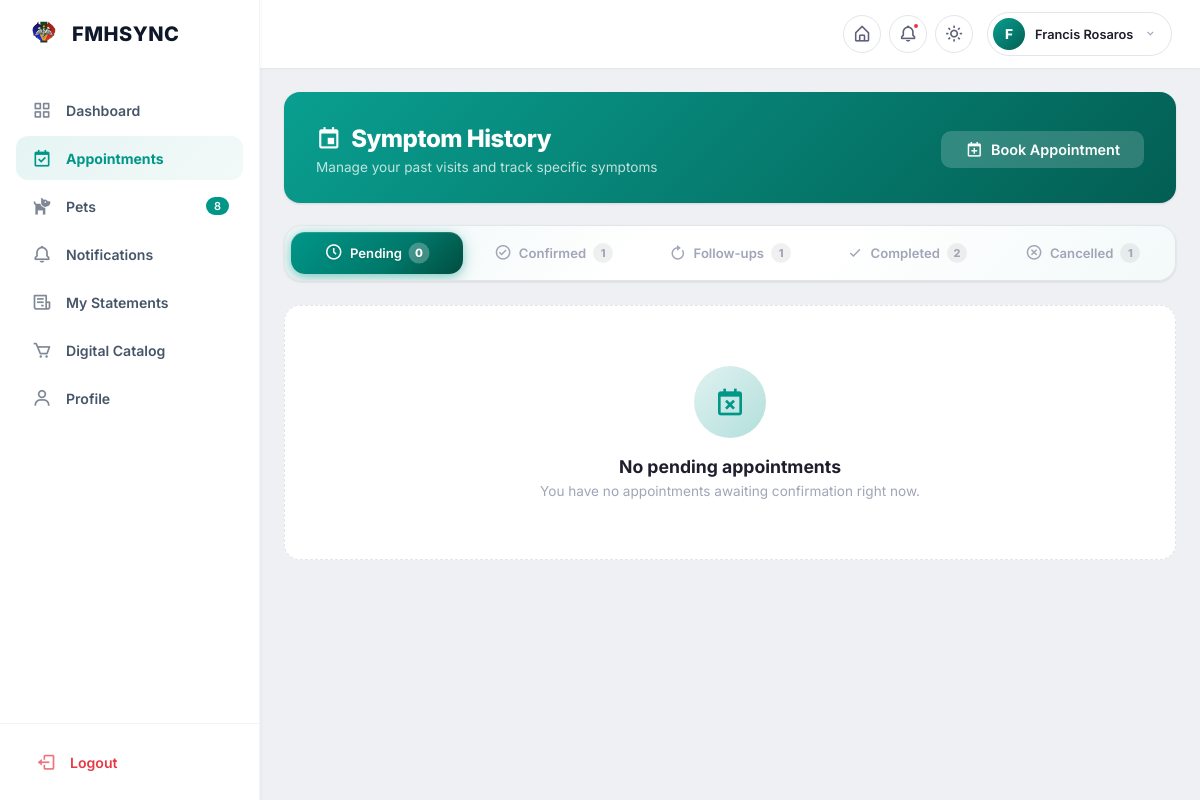
The app's page /appointments/my/ (signed in), older data.
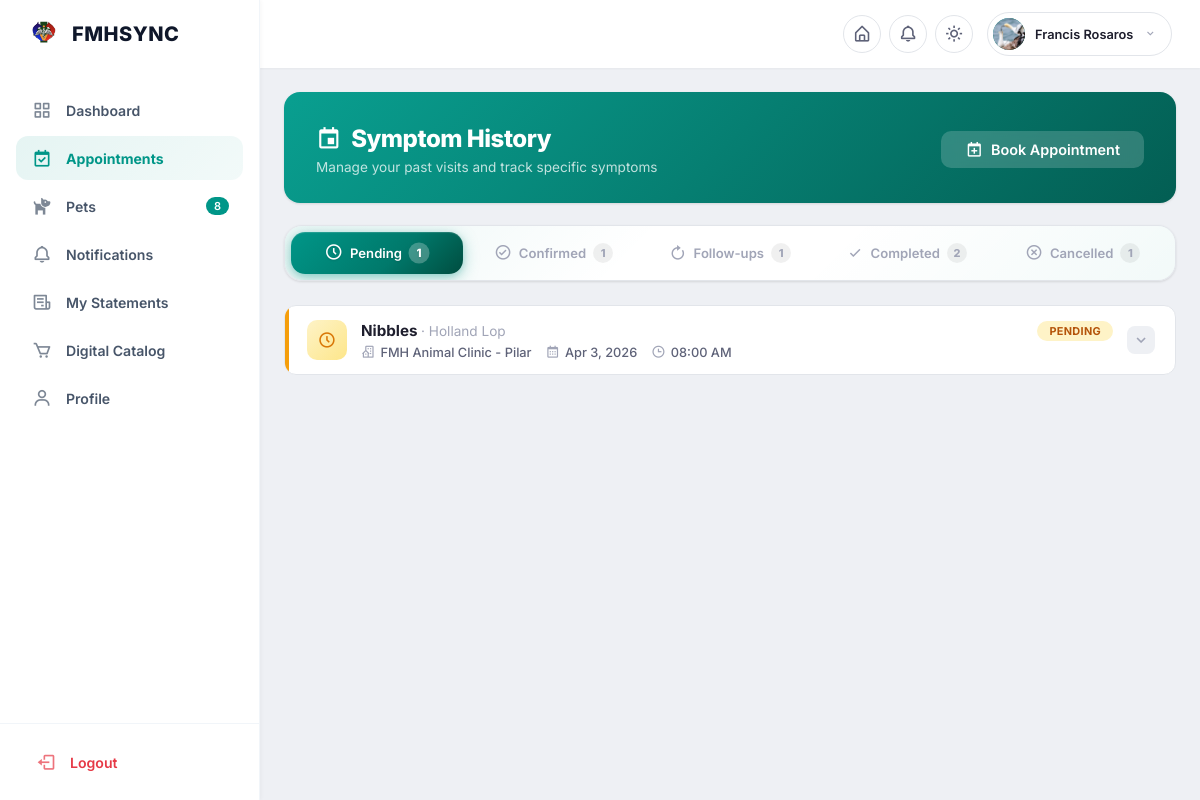
The same page, newer data.
### accounts/models.py (models this page shows, shortened)
class User(AbstractUser):
    assigned_role = models.ForeignKey(
        'accounts.Role',
        on_delete=models.SET_NULL,
        null=True,
        blank=True,
        related_name='users',
        help_text='Custom role with granular permissions'
    )
    branch = models.ForeignKey(
        'branches.Branch',
        on_delete=models.SET_NULL,
        null=True,
        blank=True,
        related_name='branch_users',
        help_text='The branch this user belongs to.',
    )
    profile_picture = models.ImageField(
        upload_to='profiles/',
        blank=True,
        null=True,
        help_text='Profile picture for the user'
    )
    phone_number = models.CharField(max_length=20, blank=True)
    address = models.TextField(
        blank=True, help_text='Full address of the pet owner')
    def is_pet_owner(self):
        if self.is_superuser:
            return False
        if self.assigned_role:
            return not self.assigned_role.is_staff_role
        return True  # Default to pet owner for safety if no role assigned
    def get_display_role(self):
        if self.is_superuser:
            return 'Super Administrator'
        if self.assigned_role:
            return self.assigned_role.name
        return 'Pet Owner'
    class Meta:
        ordering = ['username']

### appointments/models.py (models this page shows, shortened)
class Appointment(models.Model):
    class Source(models.TextChoices):
        WALKIN = 'WALKIN', 'Walk-in (Guest)'
        PORTAL = 'PORTAL', 'Portal (Registered User)'
    class Status(models.TextChoices):
        PENDING = 'PENDING', 'Pending'
        CONFIRMED = 'CONFIRMED', 'Confirmed'
        CANCELLED = 'CANCELLED', 'Cancelled'
        COMPLETED = 'COMPLETED', 'Completed'
    class Reason(models.TextChoices):
        GENERAL = 'GENERAL', 'General Consultation'
        ROUTINE = 'ROUTINE', 'Routine Check-up'
        VACCINATION = 'VACCINATION', 'Vaccination'
        SURGERY = 'SURGERY', 'Surgery'
        EMERGENCY = 'EMERGENCY', 'Emergency'
        OTHER = 'OTHER', 'Other'
    owner_name = models.CharField(max_length=200)
    owner_email = models.EmailField(blank=True)
    owner_phone = models.CharField(max_length=20, blank=True)
    owner_address = models.TextField(blank=True, help_text='Full address of the owner')
    pet_name = models.CharField(max_length=150)
    pet_species = models.CharField(max_length=60, blank=True, help_text='e.g. Dog, Cat, Bird')
    pet_breed = models.CharField(max_length=150, blank=True)
    pet_dob = models.CharField(max_length=50, blank=True, null=True, help_text='Date of birth (YYYY-MM-DD)')
    pet_sex = models.CharField(max_length=10, blank=True)
    pet_color = models.CharField(max_length=60, blank=True)
    pet_symptoms = models.TextField(
        blank=True, help_text='Specific symptoms recorded for this visit')
    pet = models.ForeignKey(
        'patients.Pet',
        on_delete=models.SET_NULL,
        null=True,
        blank=True,
        related_name='appointments',
        help_text='Link to a registered pet profile, if available.',
    )
    branch = models.ForeignKey(
        Branch,
        on_delete=models.CASCADE,
        related_name='appointments',
    )
    preferred_vet = models.ForeignKey(
        StaffMember,
        on_delete=models.SET_NULL,
        null=True,
        blank=True,
        related_name='appointments',
        limit_choices_to={'position': StaffMember.Position.VETERINARIAN},
    )
    appointment_date = models.DateField()
    appointment_time = models.TimeField()
    reason_for_visit = models.ForeignKey(
        'settings.ReasonForVisit',
        on_delete=models.SET_NULL,
        null=True,
        blank=True,
        related_name='appointments',
        help_text='Reason for the appointment visit',
    )
    reason = models.CharField(
        max_length=20,
        choices=Reason.choices,
        default=Reason.GENERAL,
        blank=True,
        help_text='Legacy reason field - use reason_for_visit instead',
    )
    source = models.CharField(
        max_length=10,
        choices=Source.choices,
        default=Source.WALKIN,
    )
    status = models.CharField(
        max_length=10,
        choices=Status.choices,
        default=Status.PENDING,
    )
    is_returning_customer = models.BooleanField(default=False)
    user = models.ForeignKey(
        'accounts.User',
        on_delete=models.SET_NULL,
        null=True,
        blank=True,
        related_name='appointments',
    )
    sale = models.ForeignKey(
        'pos.Sale',
        on_delete=models.SET_NULL,
        null=True,
        blank=True,
        related_name='appointments',
        help_text='Linked sale transaction when appointment is billed',
    )
    notes = models.TextField(blank=True, help_text='Additional notes')
    created_at = models.DateTimeField(auto_now_add=True)
    updated_at = models.DateTimeField(auto_now=True)
    class Meta:
        ordering = ['-appointment_date', '-appointment_time']
        indexes = [
            models.Index(fields=['appointment_date', 'appointment_time']),
            models.Index(fields=['status']),
            models.Index(fields=['appointment_date', 'status']),
            models.Index(fields=['branch', 'appointment_date']),
            models.Index(fields=['created_at']),
        ]
    def time_display(self):
        if not self.appointment_time:
            return ''
        if self.appointment_time.hour == 9 and self.appointment_time.minute == 0:
            return 'Morning'
        elif self.appointment_time.hour == 14 and self.appointment_time.minute == 0:
            return 'Afternoon'
        else:
            return self.appointment_time.strftime('%I:%M %p')
    @property
    def appointment_time_display(self):
        return self.time_display()

### branches/models.py (models this page shows, shortened)
class Branch(models.Model):
    name = models.CharField(max_length=150, unique=True, help_text="Branch name (e.g. Downtown Clinic)")
    branch_code = models.CharField(max_length=50, unique=True, blank=True, null=True)
    phone_number = models.CharField(max_length=20)
    email = models.EmailField(blank=True, null=True)
    address = models.CharField(max_length=255)
    city = models.CharField(max_length=100)
    state = models.CharField(max_length=100)
    zip_code = models.CharField(max_length=20)
    clinic_license_number = models.CharField(
        max_length=100, blank=True,
        help_text='Clinic/branch registration or license number'
    )
    operating_hours = models.TextField(blank=True, null=True, help_text="e.g. Mon-Fri: 8am-6pm, Sat: 9am-2pm")
    is_active = models.BooleanField(default=True)
    google_maps_embed_url = models.URLField(
        max_length=1000,
        blank=True,
        help_text='Google Maps embed URL for iframe display'
    )
    google_maps_link = models.URLField(
        max_length=500,
        blank=True,
        help_text='Direct link to Google Maps location'
    )
    facebook_url = models.URLField(max_length=500, blank=True, help_text='Facebook page URL')
    instagram_url = models.URLField(max_length=500, blank=True, help_text='Instagram profile URL')
    messenger_url = models.URLField(max_length=500, blank=True, help_text='Facebook Messenger URL')
    tiktok_url = models.URLField(max_length=500, blank=True, help_text='TikTok profile URL')
    display_order = models.PositiveIntegerField(
        default=0,
        help_text='Order for contact page display (lower = first)'
    )
    badge_label = models.CharField(
        max_length=50,
        blank=True,
        help_text="Display badge (e.g., 'Main Branch', 'New!')"
    )
    created_at = models.DateTimeField(auto_now_add=True)
    updated_at = models.DateTimeField(auto_now=True)
    class Meta:
        verbose_name_plural = 'Branches'
        ordering = ['name']

### appointments/views.py (the view)
# urls.py: path('my/', views.my_appointments, name='my_appointments'),
@login_required
def my_appointments(request):
    base_appts = Appointment.objects.filter(
        user=request.user, pet__isnull=False).select_related('branch', 'preferred_vet', 'pet', 'pet__owner')
    pending_appts = base_appts.filter(status=Appointment.Status.PENDING)
    confirmed_appts = base_appts.filter(status=Appointment.Status.CONFIRMED)
    completed_appts = base_appts.filter(status=Appointment.Status.COMPLETED)
    cancelled_appts = base_appts.filter(status=Appointment.Status.CANCELLED)
    follow_ups = FollowUp.objects.filter(
        appointment__user=request.user
    ).select_related('appointment', 'appointment__pet')
    context = {
        'pending_appts': pending_appts,
        'confirmed_appts': confirmed_appts,
        'completed_appts': completed_appts,
        'cancelled_appts': cancelled_appts,
        'follow_ups': follow_ups,
    }
    return render(request, 'appointments/appointments_user.html', context)

### employees/models.py (called while the page is built)
    @property
    def full_name(self):
        return f'{self.first_name} {self.last_name}'

### inquiries/context_processors.py (called while the page is built)
def new_inquiry_count(request):
    if request.user.is_authenticated:
        if hasattr(request.user, 'assigned_role') and request.user.assigned_role:
            role_code = request.user.assigned_role.code
            if role_code in ['admin', 'branch_admin', 'super_admin']:
                try:
                    count = Inquiry.objects.filter(status='NEW').count()
                    return {'new_inquiry_count': count}
                except Exception:
                    pass
    return {'new_inquiry_count': 0}

### notifications/context_processors.py (called while the page is built)
def unread_notifications(request):
    if request.user.is_authenticated:
        unread_qs = Notification.objects.filter(
            user=request.user,
            is_read=False
        ).order_by('-created_at')
        notifications = list(unread_qs[:5])
        unread_count = unread_qs.count()
        return {
            'recent_notifications': notifications,
            'unread_notifications_count': unread_count
        }
    return {}

### templates/appointments/appointments_user.html (shortened to what this page needs)
{% extends 'base/portal_user.html' %}
{% load record_filters %}
{% block content %}
{% url 'appointments:portal_book' as book_url %}
{% include "components/page_hero.html" with title="Symptom History" icon="bx-calendar-event" subtitle="Manage your past visits and track specific symptoms" action_url=book_url action_label="Book Appointment" action_icon="bx-calendar-plus" icons_theme="pets" %}
<div class="c-tab-bar" id="appointmentTabs">
  <div class="c-tab-bar__glow"></div>
  <button class="c-tab-btn active" data-tab="pending" id="tab-btn-pending" type="button">
    <i class='bx bx-time-five c-tab-btn__icon'></i>
    <span class="c-tab-btn__label">Pending</span>
    <span class="c-tab-btn__badge">{{ pending_appts.count }}</span>
  </button>
  <button class="c-tab-btn" data-tab="confirmed" id="tab-btn-confirmed" type="button">
    <i class='bx bx-check-circle c-tab-btn__icon'></i>
    <span class="c-tab-btn__label">Confirmed</span>
    <span class="c-tab-btn__badge">{{ confirmed_appts.count }}</span>
  </button>
  <button class="c-tab-btn" data-tab="followups" id="tab-btn-followups" type="button">
    <i class='bx bx-revision c-tab-btn__icon'></i>
    <span class="c-tab-btn__label">Follow-ups</span>
    <span class="c-tab-btn__badge">{{ follow_ups.count }}</span>
  </button>
  <button class="c-tab-btn" data-tab="completed" id="tab-btn-completed" type="button">
    <i class='bx bx-check c-tab-btn__icon'></i>
    <span class="c-tab-btn__label">Completed</span>
    <span class="c-tab-btn__badge">{{ completed_appts.count }}</span>
  </button>
  <button class="c-tab-btn" data-tab="cancelled" id="tab-btn-cancelled" type="button">
    <i class='bx bx-x-circle c-tab-btn__icon'></i>
    <span class="c-tab-btn__label">Cancelled</span>
    <span class="c-tab-btn__badge">{{ cancelled_appts.count }}</span>
  </button>
</div>
<div class="appt-tab-content active" id="tab-pending">
  {% if pending_appts %}
    <div class="appt-card-list">
    {% for appt in pending_appts %}
      <div class="appt-card" style="animation-delay: {{ forloop.counter0 }}s;">
        <div class="appt-card-accent pending"></div>
        <div class="appt-card-inner">
          <div class="appt-card-header">
            <div class="appt-card-icon pending">
              <i class='bx bx-time-five'></i>
            </div>
            <div class="appt-card-summary">
              <div class="appt-card-top">
                <h3>{{ appt.pet_name }} {% if appt.pet_breed %}<span class="appt-card-breed">· {{ appt.pet_breed }}</span>{% endif %}</h3>
                <span class="appt-status-pill pending">{{ appt.get_status_display }}</span>
              </div>
              <div class="appt-card-meta">
                <span><i class='bx bx-building-house'></i> {{ appt.branch.name }}</span>
                <span><i class='bx bx-calendar'></i> {{ appt.appointment_date|date:"M j, Y" }}</span>
                <span><i class='bx bx-time'></i> {{ appt.appointment_time_display }}</span>
              </div>
            </div>
            <i class='bx bx-chevron-down appt-toggle-icon'></i>
          </div>
        </div>
      </div>
    {% endfor %}
    </div>
  {% else %}
    <div class="appt-empty">
      <div class="appt-empty-icon"><i class='bx bx-calendar-x'></i></div>
      <h3>No pending appointments</h3>
      <p>You have no appointments awaiting confirmation right now.</p>
    </div>
  {% endif %}
</div>
{% endblock %}

### templates/base/portal_user.html (shortened to what the changed rows need)
{% load static %}
<!DOCTYPE html>
<html lang="en">
<head>
  <link href="https://unpkg.com/boxicons@2.1.4/css/boxicons.min.css" rel="stylesheet">
  <link rel="stylesheet" href="{% static 'css/base/messages.css' %}">
  <link rel="stylesheet" href="{% static 'css/base/searchable-dropdown.css' %}">
  <link rel="stylesheet" href="{% static 'css/accounts/portal_shared.css' %}">
  <link rel="stylesheet" href="{% static 'css/accounts/portal_user.css' %}">
  <link rel="stylesheet" href="{% static 'css/accounts/dashboard.css' %}">
  <link rel="stylesheet" href="{% static 'css/components/tab_bar.css' %}">
  <link rel="stylesheet" href="{% static 'css/components/filter_bar.css' %}">
  <link rel="stylesheet" href="{% static 'css/components/modern_pagination.css' %}">
</head>
<body class="user-portal">
<div class="portal-wrapper" id="portalWrapper">
    <header class="topbar">
    <div class="topbar-right">
      <div class="topbar-notif-container" style="position: relative;">
        <button class="topbar-icon-btn" id="notifDropdownBtn" title="Notifications">
          <i class='bx bx-bell'></i>
          {% if unread_notifications_count > 0 %}
          <span class="notif-dot"></span>
          {% endif %}
        </button>
      </div>
      <div class="topbar-profile-container">
        <div class="topbar-profile" id="profileDropdownBtn" title="{{ user.get_full_name|default:user.username }}">
          <div class="topbar-avatar">
            {% if user.profile_picture %}
              <img src="{{ user.profile_picture.url }}" alt="Profile" style="width: 100%; height: 100%; object-fit: cover; border-radius: 50%;">
            {% elif user.first_name %}
              {{ user.first_name|make_list|first|upper }}
            {% elif user.username %}
              {{ user.username|make_list|first|upper }}
            {% else %}
              <i class='bx bxs-user'></i>
            {% endif %}
          </div>
          <span class="topbar-name">
            {{ user.get_full_name|default:user.username }}
          </span>
          <i class='bx bx-chevron-down topbar-chevron'></i>
        </div>
      </div>
    </div>
  </header>
  <main class="portal-content">
    {% block content %}{% endblock %}
  </main>
</div>
</body>
</html>

Row changes from the older to the newer data that the page shows:
changed User "Francis Rosaros": profile_picture: picture added; first_name|make_list "F" → (not shown)
added Appointment: pet_name "Nibbles", pet_breed "Holland Lop", status "PENDING", branch.name "FMH Animal Clinic - Pilar", appointment_date "Apr 3, 2026", appointment_time_display "08:00 AM"
Text that changed along with them:
{{ pending_appts.count }}: "0" → "1"
text no longer shown: "No pending appointments You have no appointments awaiting confirmation right now."
